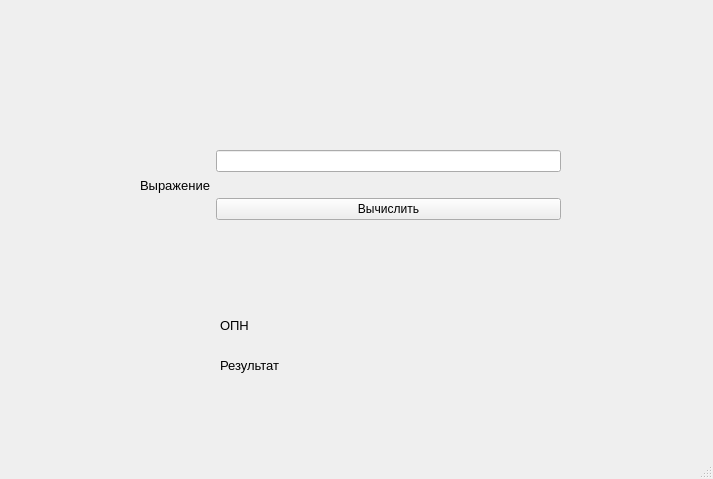
<?xml version="1.0" encoding="UTF-8"?>
<ui version="4.0">
 <class>MainWindow</class>
 <widget class="QMainWindow" name="MainWindow">
  <property name="geometry">
   <rect>
    <x>0</x>
    <y>0</y>
    <width>713</width>
    <height>479</height>
   </rect>
  </property>
  <property name="windowTitle">
   <string>MainWindow</string>
  </property>
  <widget class="QWidget" name="centralwidget">
   <widget class="QLabel" name="label_2">
    <property name="geometry">
     <rect>
      <x>220</x>
      <y>350</y>
      <width>161</width>
      <height>31</height>
     </rect>
    </property>
    <property name="font">
     <font>
      <family>Arial</family>
      <pointsize>10</pointsize>
     </font>
    </property>
    <property name="text">
     <string>Результат</string>
    </property>
   </widget>
   <widget class="QLabel" name="answer">
    <property name="geometry">
     <rect>
      <x>290</x>
      <y>305</y>
      <width>351</width>
      <height>31</height>
     </rect>
    </property>
    <property name="font">
     <font>
      <family>Arial</family>
      <pointsize>12</pointsize>
     </font>
    </property>
    <property name="text">
     <string/>
    </property>
   </widget>
   <widget class="QLabel" name="finalResult">
    <property name="geometry">
     <rect>
      <x>310</x>
      <y>360</y>
      <width>351</width>
      <height>21</height>
     </rect>
    </property>
    <property name="font">
     <font>
      <family>Arial</family>
      <pointsize>12</pointsize>
     </font>
    </property>
    <property name="text">
     <string/>
    </property>
   </widget>
   <widget class="QLabel" name="label_3">
    <property name="geometry">
     <rect>
      <x>220</x>
      <y>310</y>
      <width>161</width>
      <height>31</height>
     </rect>
    </property>
    <property name="font">
     <font>
      <family>Arial</family>
      <pointsize>10</pointsize>
     </font>
    </property>
    <property name="text">
     <string>ОПН</string>
    </property>
   </widget>
   <widget class="QWidget" name="">
    <property name="geometry">
     <rect>
      <x>140</x>
      <y>130</y>
      <width>421</width>
      <height>111</height>
     </rect>
    </property>
    <layout class="QGridLayout" name="gridLayout">
     <item row="0" column="1">
      <widget class="QLineEdit" name="lineEdit"/>
     </item>
     <item row="1" column="1">
      <widget class="QPushButton" name="pushButton">
       <property name="text">
        <string>Вычислить</string>
       </property>
      </widget>
     </item>
     <item row="0" column="0" rowspan="2">
      <widget class="QLabel" name="label">
       <property name="font">
        <font>
         <family>Arial</family>
         <pointsize>10</pointsize>
        </font>
       </property>
       <property name="text">
        <string>Выражение</string>
       </property>
      </widget>
     </item>
    </layout>
   </widget>
  </widget>
  <widget class="QMenuBar" name="menubar">
   <property name="geometry">
    <rect>
     <x>0</x>
     <y>0</y>
     <width>713</width>
     <height>25</height>
    </rect>
   </property>
  </widget>
  <widget class="QStatusBar" name="statusbar"/>
 </widget>
 <resources/>
 <connections/>
</ui>
